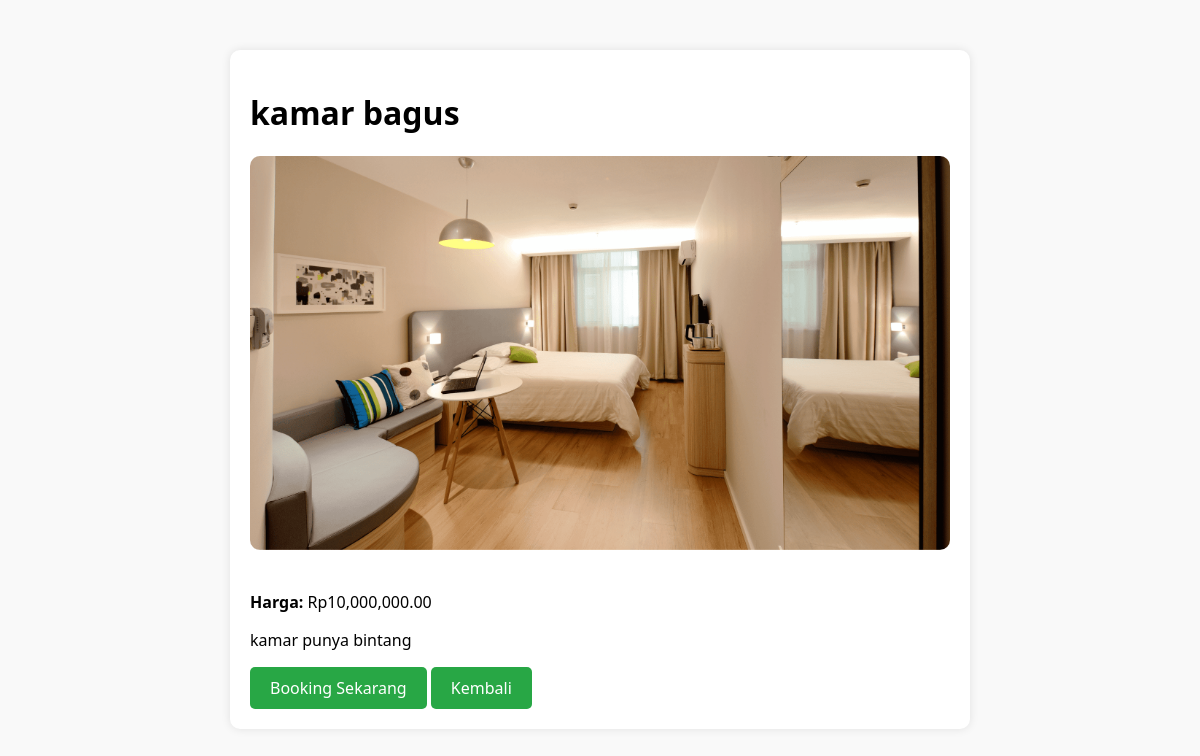
Page /kamar/5/ on the committed database.
### hotel/models.py (models this page shows, shortened)
class Kamar(models.Model):
    nama = models.CharField(max_length=100)
    harga = models.DecimalField(max_digits=10, decimal_places=2)
    deskripsi = models.TextField()
    gambar = models.ImageField(upload_to='kamar/', blank=True, null=True)

### hotel/views.py (the view)
# urls.py: path('kamar/<int:kamar_id>/', views.detail_kamar, name='detail_kamar'),
def detail_kamar(request, kamar_id):
    kamar = get_object_or_404(Kamar, id=kamar_id)
    return render(request, 'detail_kamar.html', {'kamar': kamar})

### hotel/templates/detail_kamar.html (shortened to what this page needs)
<!DOCTYPE html>
<html lang="en">
<head>
</head>
<body>
    {% load humanize %}
 <div class="container">
 <h1>{{ kamar.nama }}</h1>
 {% if kamar.gambar %}
      <img src="{{ kamar.gambar.url }}" alt="{{ kamar.nama }}" class="kamar-img">
 {% endif %}
 <p><strong>Harga:</strong> Rp{{ kamar.harga|intcomma }}</p>
 <p>{{ kamar.deskripsi }}</p>
 <a href="{% url 'hotel:booking' kamar.id %}" class="btn-booking">Booking Sekarang</a>
 <a href="{% url 'hotel:homepage' %}" class="btn-booking">Kembali</a>
 </div>
</body>
</html>

### hotel/templates/detail_kamar.html (style rules this page uses)
body { font-family: 'Segoe UI', Tahoma, Geneva, Verdana, sans-serif; background-color: #f9f9f9; margin: 0; padding: 20px; }
.container { max-width: 700px; margin: 30px auto; background-color: white; box-shadow: 0 0 10px rgba(0, 0, 0, 0.1); padding: 20px; border-radius: 10px; }
.kamar-img { width: 100%; max-height: 400px; object-fit: cover; border-radius: 10px; margin-bottom: 20px; }
.btn-booking { display: inline-block; padding: 10px 20px; background-color: #28a745; color: white; text-decoration: none; border-radius: 5px; transition: background-color 0.3s ease; }

### rows in the picture
Kamar: nama "kamar bagus", gambar (picture), harga "10,000,000.00", deskripsi "kamar punya bintang"
